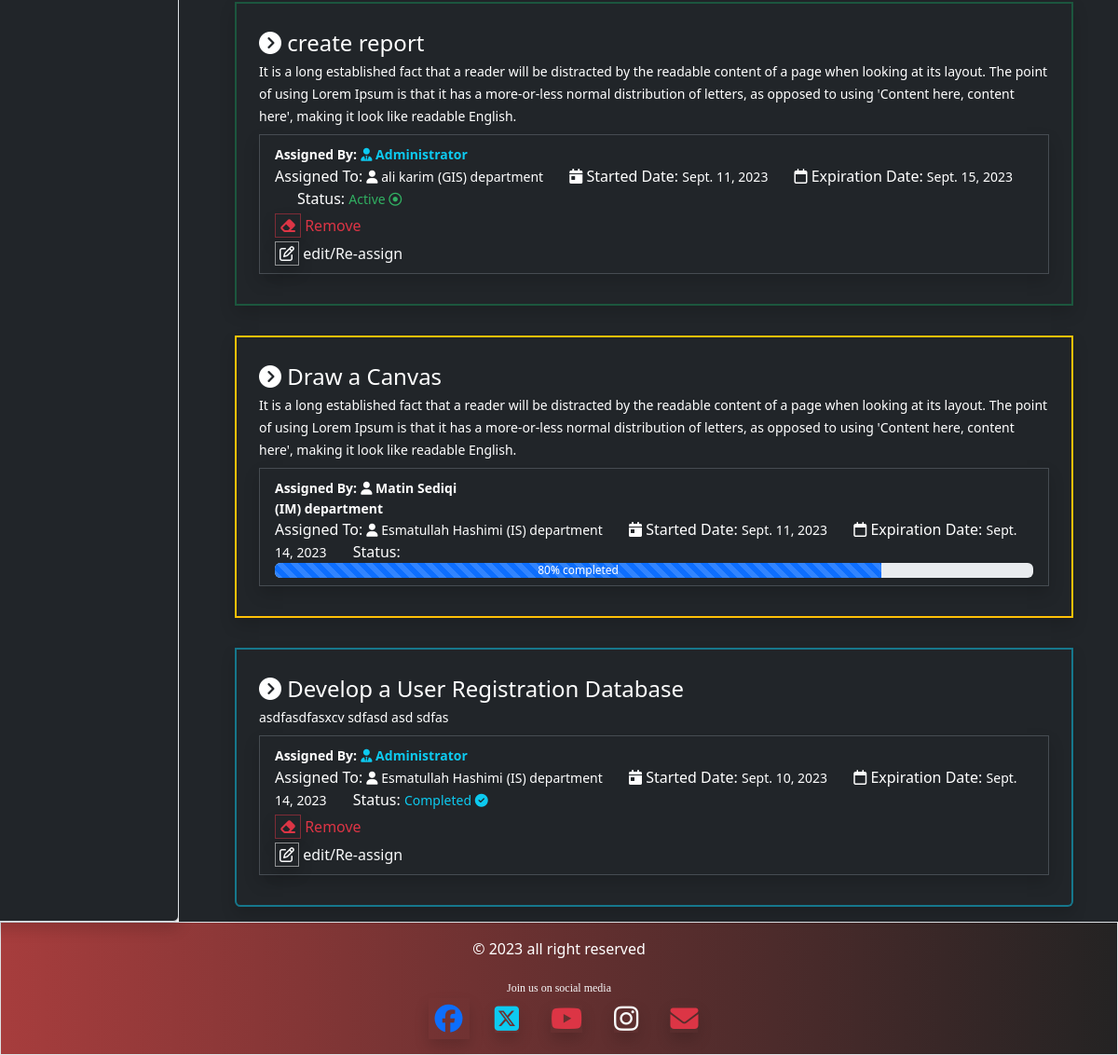
The page /taskmanager/adminRoute/allTask (lower part) on the database as committed earlier.
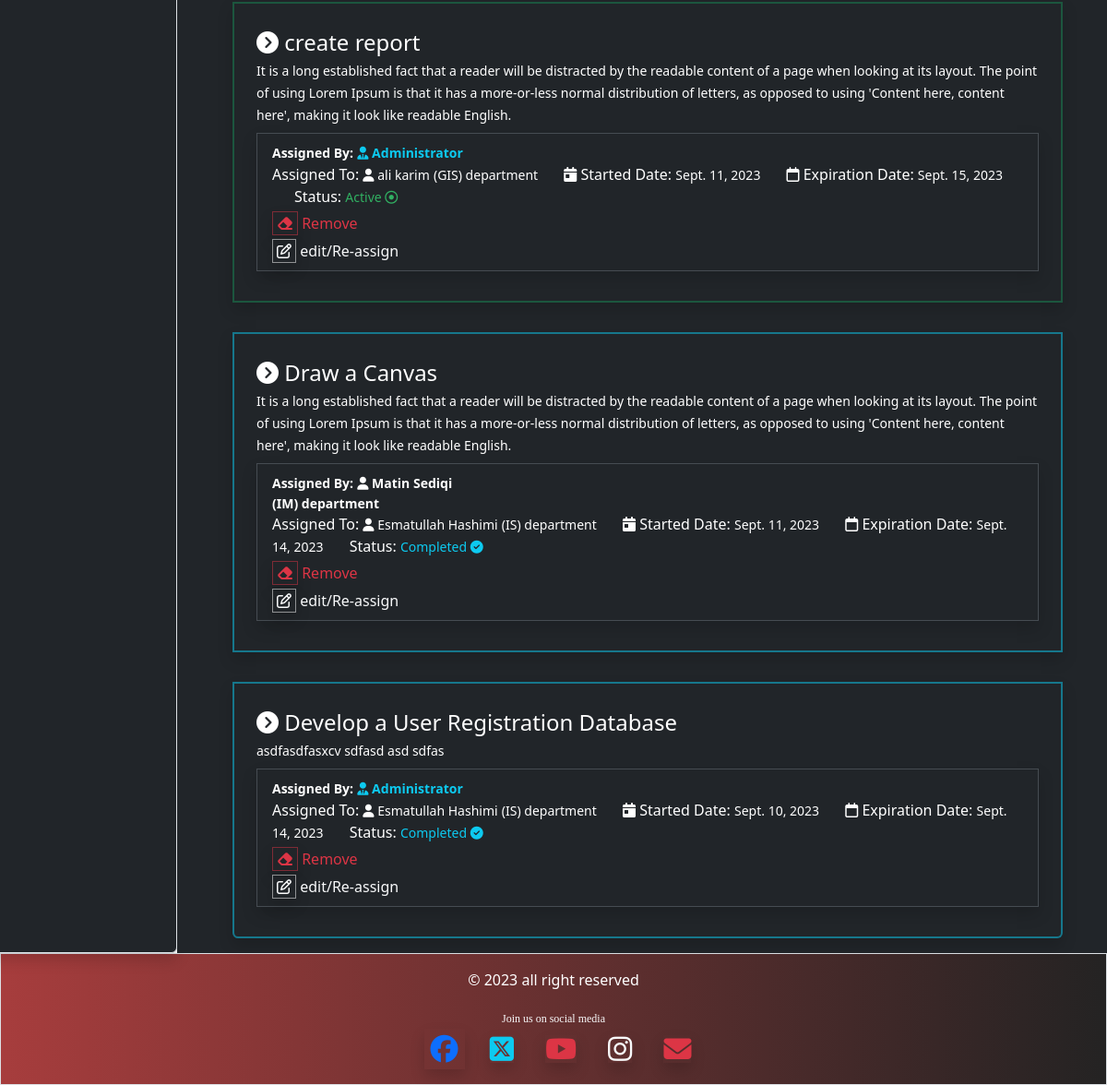
The same page on the database as committed later.
### taskmanager/models.py (models this page shows, shortened)
class Task(models.Model):
    assign_by=models.ForeignKey(CustomUser,related_name='assigned_by' ,on_delete=models.CASCADE)
    assign_to=models.ForeignKey(CustomUser,related_name='assigned_to' ,on_delete=models.CASCADE)
    dept = models.ForeignKey(Department, on_delete=models.CASCADE, null=True, blank=True)
    task_name=models.CharField(max_length=100)
    task_desc=models.CharField(max_length=250)
    status=models.IntegerField(default=0)
    start_date=models.DateField(auto_now=True)
    end_date=models.DateField()

class CustomUser(AbstractUser):
    department=models.ForeignKey("Department",on_delete=models.CASCADE,null=True,blank=True)

class Department(models.Model):
    name = models.CharField(max_length=250)
    Description = models.TextField(max_length=300)
    dept_head = models.CharField(max_length=100)

### taskmanager/views.py (the view)
# urls.py: path('adminRoute/<flag>', views.adminRoute, name='adminRoute'),
def adminRoute(request, flag):
    sign = 'allData'
    allDataValue = ''
    member = User.objects.all().count()
    dept_list = ''
    task_count = Task.objects.all().count()
    d_list = Department.objects.all().count()
    progress = Task.objects.filter(status = 50).count()
    waiting = Task.objects.filter(status = 80).count()
    expire = Task.objects.filter(status = -1).count()
    active = Task.objects.filter(status = 1).count()
    comp = Task.objects.filter(status = 100).count()
    dept_task = Department.objects.annotate(task_count=Count('task'))
    job = {'pro': progress,
           'wait':waiting,
           'exp':expire,
           'active': active,
           'comp':comp,
           'd_list':d_list,
           'user_count':member,
           'task_count':task_count,
           }
    if flag  == 'allTask':
        sign = flag
        dept_list = Department.objects.all()
        allDataValue = Task.objects.all().order_by('-start_date')
    elif flag == 'allStuff':
        sign = flag
        allDataValue =User.objects.all()
        dept_list = Department.objects.all()
    elif flag == 'allDept':
        sign = flag
        allDataValue = Department.objects.all()
        member = Department.objects.annotate(num_user=Count('customuser'))
    elif flag == 'allData':
        sign = flag
        allDataValue = Task.objects.all().count()
        member = User.objects.all().count()
        dept_list = Department.objects.all().count()
    elif flag == 'query':
        sign = flag
        allDataValue = Query.objects.all().order_by('-data_sent')
    return render(request, 'taskmanager/admin.html', {'data':allDataValue,'sign':sign, 'no_stuff':member,'dept_list':dept_list,'job':job,'dept_task':dept_task})

### taskmanager/templates/taskmanager/admin.html (shortened to what this page needs)
{% extends 'taskmanager/base.html' %}
{% load static %}
{% block content %}
<div class="row h-100">
        <div class="col-md-2 bg-dark text-white shadow border p-4 rounded">
        </div>
        <div class="col-md-10 bg-dark text-white">
            {% if sign == 'allTask' %}
                {% include 'taskmanager/allTask.html' %}
            {% elif sign == 'allStuff' %}
                {% include 'taskmanager/allStuff.html' %}
            {% elif sign == 'allDept' %}
                {% include 'taskmanager/allDept.html' %}
            {% elif sign == 'allData' %}
                {% include 'taskmanager/summery.html' %}
            {% elif sign == 'query' %}
                {% include 'taskmanager/contact.html' %}
            {% endif %}
        </div>
</div>
{% endblock content %}

### taskmanager/templates/taskmanager/allTask.html (shortened to what the changed rows need)
<div class="">
    {% if data %}
        <div class="container px-5">
        <ol class="list-group">
            {% for task in data  %}
                {% if task.status == 1 %}
                    <li class="list-group-item bg-dark my-3 border border-success border-2 border-opacity-50 shadow p-4">
                {% elif task.status == 50 %}
                    <li class="list-group-item bg-dark my-3 border border-warning border-2 border-opacity-50 shadow p-4">
                {% elif task.status == 80 %}
                    <li class="list-group-item bg-dark my-3 border border-warning border-2 shadow p-4">
                {% elif task.status == 100 %}
                    <li class="list-group-item bg-dark my-3 border border-info border-2 border-opacity-50 shadow p-4">
                {% elif task.status == -1 %}
                    <li class="list-group-item bg-dark my-3 border border-danger border-2 border-opacity-50 shadow p-4">
                {% endif %}
                    <div class="bg-dark text-white">
                        <div class="list-title fs-4"><i class="fa-solid fa-circle-chevron-right"></i>&nbsp;{{task.task_name}}</div>
                        <div class="list-body" width="30px">
                            <small>{{task.task_desc}}</small>
                        </div>
                        <div class=" my-2 border border-secondary shadow py-2 px-3 border-opacity-50">
                            <div class="fw-bold">
                                <small>Assigned By:</small>
                                {% if task.assign_by.get_full_name == '' %}
                                    <small class="text-info"><i class="fa-solid fa-user-tie "></i>&nbsp;Administrator</small>
                                {% else %}
                                    <small><i class="fa-solid fa-user "></i>&nbsp;{{task.assign_by.get_full_name}}</small>
                                    <small class="d-block">({{task.assign_by.department.name}}) department</small>
                                {% endif %}
                            </div>
                            <small class="fs-6">Assigned To: </small>
                            <small><i class="fa-solid fa-user "></i>&nbsp;{{task.assign_to.get_full_name}}</small>
                            <small>({{task.assign_to.department.name}}) department</small>
                            <small class="fs-6 ms-4"><i class="fa-solid fa-calendar-day "></i>&nbsp;Started Date: </small><small>{{task.start_date}}</small>
                            <small class="fs-6 ms-4"><i class="fa-regular fa-calendar "></i>&nbsp;Expiration Date: </small><small>{{task.end_date}}</small>
                            <small class="fs-6 ms-4">Status: </small>
                            {% if task.status == 1 %}
                                <small class="text-active">Active&nbsp;<i class="fa-regular fa-circle-dot"></i></small>
                                <div class="">
                                    <a href="{% url 'taskmanager:manageTask' task.id 'Remove' %}" class="nav-link text-danger">
                                        <i class="fa-solid fa-eraser border border-danger border-opacity-50 p-1 my-1 shadow"></i>&nbsp;Remove</a>
                                    <a href="{% url 'taskmanager:manageTask' task.id 'edit' %}" class="nav-link text-light">
                                        <i class="fa-regular fa-pen-to-square border border-white border-opacity-50 p-1 shadow fs-6 "></i>&nbsp;edit/Re-assign
                                    </a>
                                </div>
                            {% elif task.status == 80 %}
                                <span class="progress">
                                    <span class="progress-bar progress-bar-striped active" role="progressbar" aria-valuenow="80" aria-valuemin="0"
                                        aria-valuemax="100" style="width:80%">
                                        80% completed
                                    </span>
                                </span>
                            {% elif task.status == 100 %}
                                <small class="text-info">Completed&nbsp;<i class="fa-solid fa-circle-check"></i></small>
                                <div class="">
                                <a href="{% url 'taskmanager:manageTask' task.id 'Remove' %}"
                                class="nav-link text-danger">
                                <i class="fa-solid fa-eraser border border-danger border-opacity-50 p-1 my-1 shadow"></i>&nbsp;Remove</a>
                                <a href="{% url 'taskmanager:manageTask' task.id 'edit' %}"
                                class="nav-link text-light">
                                <i class="fa-regular fa-pen-to-square border border-white border-opacity-50 p-1 shadow fs-6 "></i>&nbsp;edit/Re-assign</a>
                                </div>
                            {% endif %}
                        </div>
                    </div>
                </li>
            {% endfor %}
        </ol>
        </div>
    {% else %}
        <div class="text-center my-5 text-secondary">
            <h1 class="empty-folder"><i class="fa-regular fa-folder-open"></i></h1>
            <h3 class="fw-bold">Oops... ! No Record Found.&nbsp;<i class="fa-solid fa-chart-simple"></i></h3>
        </div>
    {% endif %}
</div>

Rows that differ between the two databases and show on the page:
changed Task "Draw a Canvas": status "80% completed" → "Completed Remove edit/Re-assign"
